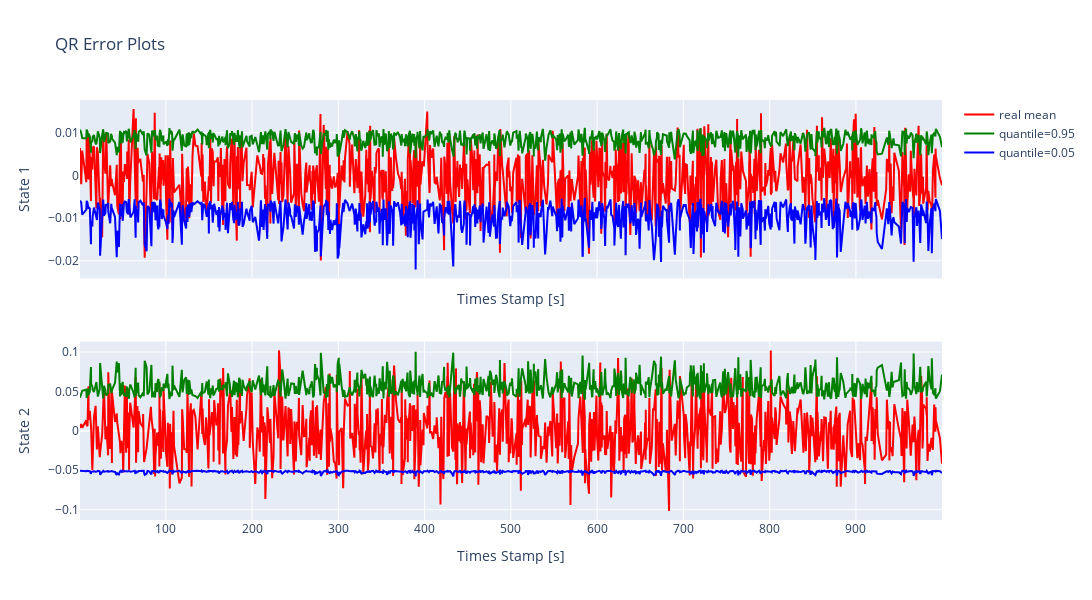

Notebook cell for this chart:
### Markdown cell above
This section visualises the quantile regression on the calibration data which the regressors has yet not seen.

### Code cell
dm.cqr_plot_qr_error()

### Figure 1 — Plotly figure (JSON) as saved in the notebook; plotly's stock layout.template omitted (floating-point values rounded to 4 significant figures; data arrays with more than 128 entries replaced by an {"elided": "..."} marker saying what was removed)
{"data": [{"line": {"color": "red"}, "mode": "lines", "name": "real mean", "showlegend": true, "type": "scatter", "x": {"elided": "1000 float values"}, "xaxis": "x", "y": {"elided": "1000 float values"}, "yaxis": "y"}, {"line": {"color": "green"}, "mode": "lines", "name": "quantile=0.95", "showlegend": true, "type": "scatter", "x": {"elided": "1000 float values"}, "xaxis": "x", "y": {"elided": "1000 float values"}, "yaxis": "y"}, {"line": {"color": "blue"}, "mode": "lines", "name": "quantile=0.05", "showlegend": true, "type": "scatter", "x": {"elided": "1000 float values"}, "xaxis": "x", "y": {"elided": "1000 float values"}, "yaxis": "y"}, {"line": {"color": "red"}, "mode": "lines", "name": "real mean", "showlegend": false, "type": "scatter", "x": {"elided": "1000 float values"}, "xaxis": "x2", "y": {"elided": "1000 float values"}, "yaxis": "y2"}, {"line": {"color": "green"}, "mode": "lines", "name": "quantile=0.95", "showlegend": false, "type": "scatter", "x": {"elided": "1000 float values"}, "xaxis": "x2", "y": {"elided": "1000 float values"}, "yaxis": "y2"}, {"line": {"color": "blue"}, "mode": "lines", "name": "quantile=0.05", "showlegend": false, "type": "scatter", "x": {"elided": "1000 float values"}, "xaxis": "x2", "y": {"elided": "1000 float values"}, "yaxis": "y2"}], "layout": {"height": 600, "showlegend": true, "title": {"text": "QR Error Plots"}, "width": 1800, "xaxis": {"anchor": "y", "domain": [0, 1], "matches": "x2", "showticklabels": false, "title": {"text": "Times Stamp [s]"}}, "xaxis2": {"anchor": "y2", "domain": [0, 1], "title": {"text": "Times Stamp [s]"}}, "yaxis": {"anchor": "x", "domain": [0.575, 1], "title": {"text": " State 1"}}, "yaxis2": {"anchor": "x2", "domain": [0, 0.425], "title": {"text": " State 2"}}}}
